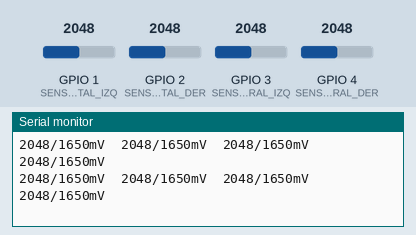
A sketch run on a simulated ESP32-S3. On the bench: the last lines printed to the serial monitor. Inputs (shaded band) come from the test bench; at power-on: GPIO 1 (SENSOR_FRONTAL_IZQ) = 2048, GPIO 2 (SENSOR_FRONTAL_DER) = 2048, GPIO 3 (SENSOR_LATERAL_IZQ) = 2048, GPIO 4 (SENSOR_LATERAL_DER) = 2048 (analog values on the 0–4095 scale).

Above: at 3.2 s.
3.3 s: GPIO 1 (SENSOR_FRONTAL_IZQ) set to 1298
At 3.55 s:
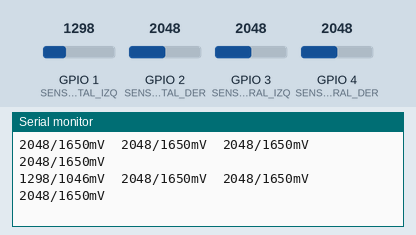
4.8 s: GPIO 1 (SENSOR_FRONTAL_IZQ) set to 1181
At 4.95 s:
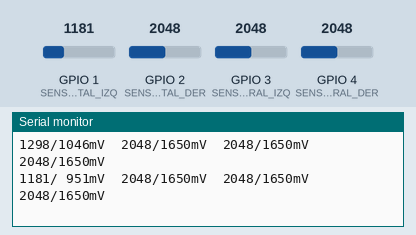
6.8 s: GPIO 2 (SENSOR_FRONTAL_DER) set to 1282
At 6.85 s:
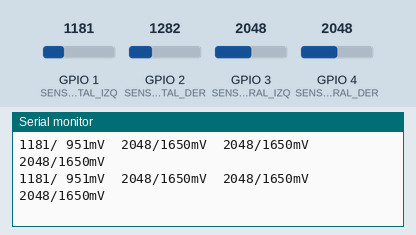
8.3 s: GPIO 2 (SENSOR_FRONTAL_DER) set to 1210
At 8.5 s:
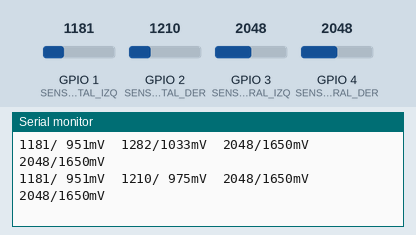
10.3 s: GPIO 3 (SENSOR_LATERAL_IZQ) set to 1282
At 10.4 s:
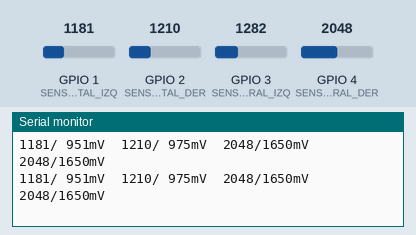
11.8 s: GPIO 3 (SENSOR_LATERAL_IZQ) set to 1179
At 12.05 s:
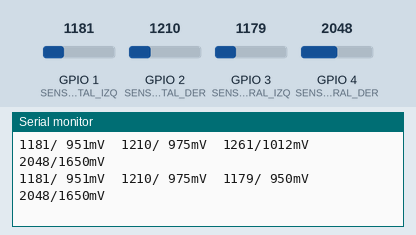
Timing chart, 0 to 14.8 s (numbered marks = the images above; inputs shaded):
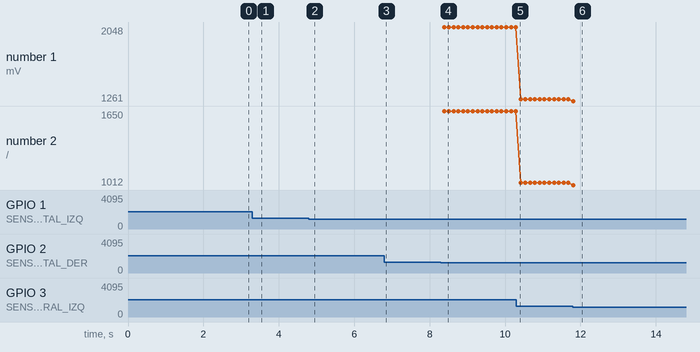

Measured:
- the behaviour switches between 1241 and 1240 on GPIO 1 (SENSOR_FRONTAL_IZQ) (found by bisection; images 1 and 2)
- the behaviour switches between 1241 and 1240 on GPIO 2 (SENSOR_FRONTAL_DER) (found by bisection; images 3 and 4)
- the behaviour switches between 1241 and 1240 on GPIO 3 (SENSOR_LATERAL_IZQ) (found by bisection; images 5 and 6)
- after the input at 3.3 s, the serial monitor: prints a new line after 0.13 s (image 1)
- after the input at 4.8 s, the serial monitor: prints a new line at once (image 2)
- after the input at 8.3 s, the serial monitor: prints a new line after 0.08 s (image 4)
- after the input at 11.8 s, the serial monitor: prints a new line at once (image 6)
- plotted number 1: 1282 → 1261 after the input at 11.8 s

The sketch:

03_sensores_sharp.ino
```cpp
/*
 * PRUEBA 3 - 4 SENSORES SHARP GP2Y0E03
 * ESP32-S3 SuperMini
 *
 * Muestra la lectura ADC cruda (0 a 4095) y el voltaje aproximado.
 * Primero se verifican las lecturas crudas; la conversión a centímetros se
 * calibrará después sobre el robot real.
 *
 * Abrir el Monitor Serie a 115200 baudios.
 */

constexpr uint8_t SENSOR_FRONTAL_IZQ = 1;
constexpr uint8_t SENSOR_FRONTAL_DER = 2;
constexpr uint8_t SENSOR_LATERAL_IZQ = 3;
constexpr uint8_t SENSOR_LATERAL_DER = 4;

constexpr uint8_t CANTIDAD_MUESTRAS = 20;
constexpr uint32_t PERIODO_LECTURA_MS = 100;

// false: tabla completa para el Monitor Serie.
// true: formato corto para Herramientas > Serial Plotter.
constexpr bool MODO_GRAFICO = false;

struct LecturaSensor {
  uint16_t raw;
  uint16_t milivoltios;
};


LecturaSensor leerSensor(uint8_t pin) {
  uint32_t sumaRaw = 0;
  uint32_t sumaMv = 0;

  // Se descarta una lectura después de cambiar de canal del ADC.
  analogRead(pin);
  delayMicroseconds(50);

  for (uint8_t i = 0; i < CANTIDAD_MUESTRAS; i++) {
    sumaRaw += analogRead(pin);
    sumaMv += analogReadMilliVolts(pin);
    delayMicroseconds(100);
  }

  LecturaSensor lectura;
  lectura.raw = sumaRaw / CANTIDAD_MUESTRAS;
  lectura.milivoltios = sumaMv / CANTIDAD_MUESTRAS;
  return lectura;
}


void setup() {
  Serial.begin(115200);

  pinMode(SENSOR_FRONTAL_IZQ, INPUT);
  pinMode(SENSOR_FRONTAL_DER, INPUT);
  pinMode(SENSOR_LATERAL_IZQ, INPUT);
  pinMode(SENSOR_LATERAL_DER, INPUT);

  analogReadResolution(12);       // 0 a 4095
  analogSetAttenuation(ADC_11db); // Permite leer aproximadamente hasta 3,3 V

  delay(2000);
  Serial.println("========================================");
  Serial.println("PRUEBA 3: SENSORES SHARP GP2Y0E03");
  Serial.println("Acercar y alejar una pared de cada sensor.");
  Serial.println("========================================");

  if (!MODO_GRAFICO) {
    Serial.println("FI raw/mV\tFD raw/mV\tLI raw/mV\tLD raw/mV");
  }
}


void loop() {
  LecturaSensor fi = leerSensor(SENSOR_FRONTAL_IZQ);
  LecturaSensor fd = leerSensor(SENSOR_FRONTAL_DER);
  LecturaSensor li = leerSensor(SENSOR_LATERAL_IZQ);
  LecturaSensor ld = leerSensor(SENSOR_LATERAL_DER);

  if (MODO_GRAFICO) {
    // Arduino Serial Plotter reconoce nombre:valor separado por tabulaciones.
    Serial.printf("Frontal_I:%u\tFrontal_D:%u\tLateral_I:%u\tLateral_D:%u\n",
                  fi.raw, fd.raw, li.raw, ld.raw);
  } else {
    Serial.printf("%4u/%4umV\t%4u/%4umV\t%4u/%4umV\t%4u/%4umV\n",
                  fi.raw, fi.milivoltios,
                  fd.raw, fd.milivoltios,
                  li.raw, li.milivoltios,
                  ld.raw, ld.milivoltios);
  }

  delay(PERIODO_LECTURA_MS);
}
```
